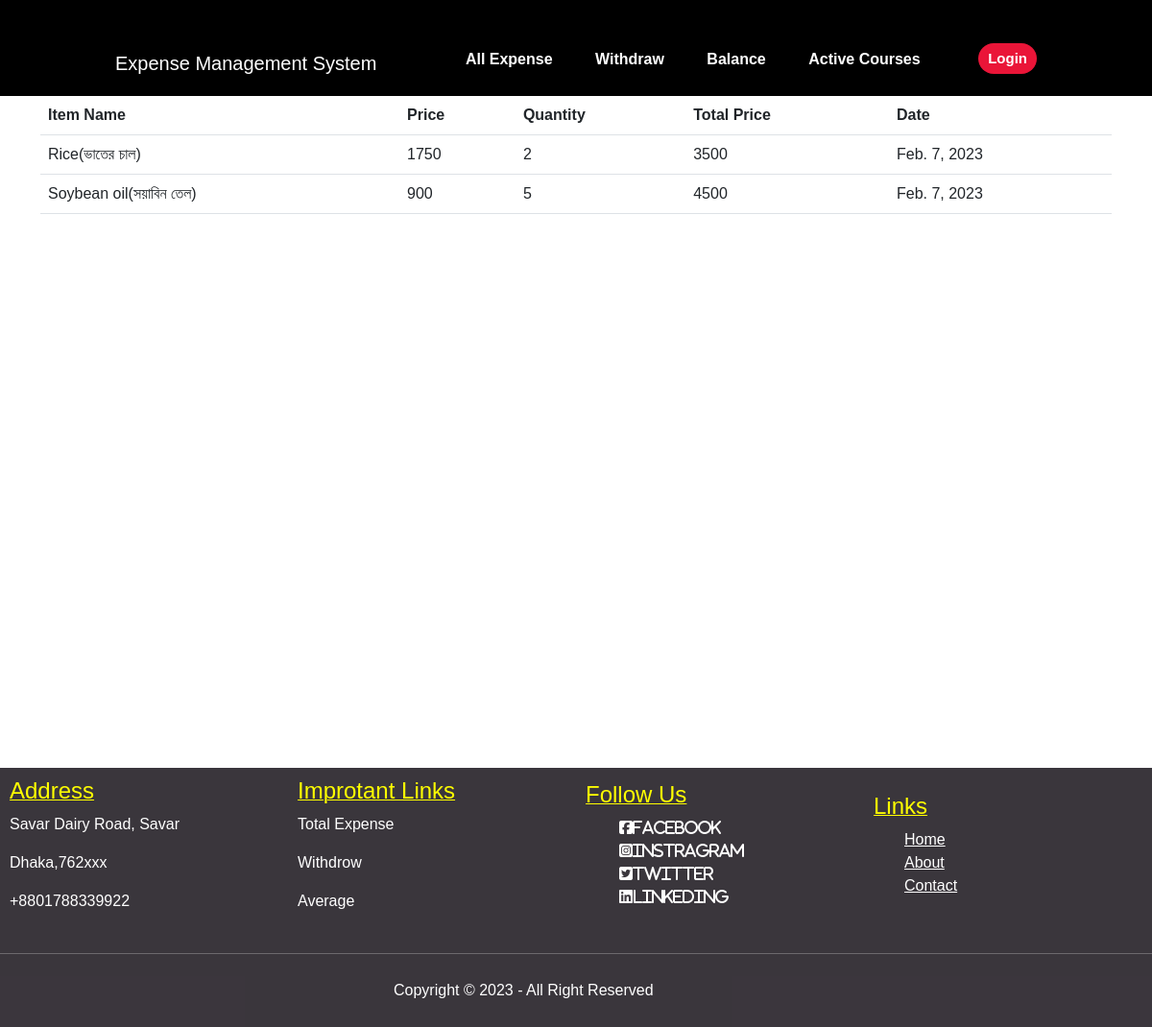
The page / on the database its author committed.
### ExpenseApp/models.py (models this page shows, shortened)
class DailyExpense(models.Model):
    item_name=models.ForeignKey(Item,on_delete=models.CASCADE)
    item_price=models.IntegerField(default=0)
    item_quantity=models.IntegerField(default=0)
    total_price=models.IntegerField(default=0)
    date=models.DateField()

class Item(models.Model):
    item_name=models.CharField(max_length=50)
    def __str__(self):
        return str(self.item_name)

### ExpenseApp/views.py (the view)
# urls.py: path('', views.Home, name='home'),
def Home(request):
    all_expense = DailyExpense.objects.all()
    return render(request,'expenseApp/index.html',{'expense': all_expense})

### templates/expenseApp/index.html
{% extends 'expenseApp/base.html' %}
{% block content %}
<div class="container">
    <table class="table table-borderd table-hover">
        <tr>
            <th>Item Name</th>
            <th>Price</th>
            <th>Quantity</th>
            <th>Total Price</th>
            <th>Date</th>
        </tr>
        {% for x in expense %}
        <tr>
            <td>{{x.item_name}}</td>
            <td>{{x.item_price}}</td>
            <td>{{x.item_quantity}}</td>
            <td>{{x.total_price}}</td>
            <td>{{x.date}}</td>
        </tr>
        {% endfor %}
    </table>
</div>
{% endblock %}

### static/css/style.css (style rules this page uses)
* { padding: 0; margin: 0; box-sizing: border-box; font-family: "josefin sans", sans-serif; }

### rows shown on the page
DailyExpense: item_name "Rice(ভাতের চাল)", item_price "1750", item_quantity "2", total_price "3500", date "Feb. 7, 2023"
DailyExpense: item_name "Soybean oil(সয়াবিন তেল)", item_price "900", item_quantity "5", total_price "4500", date "Feb. 7, 2023"
